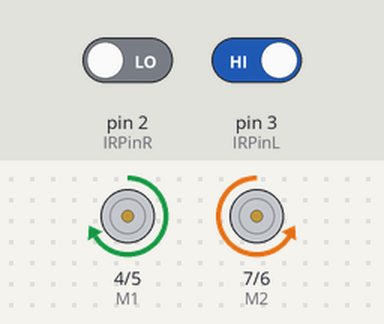
A sketch run on a simulated Arduino Uno, built with avr-gcc and run on an emulated ATmega328P. Shown: direction and speed pins drawn as motors (green arrow = direction pin HIGH = forward, orange = LOW = backward, longer = more drive). Inputs (shaded band) come from the test bench; at power-on: pin 3 (IRPinL) HIGH, pin 2 (IRPinR) LOW.

Above: at 1.2 s.
1.3 s: pin 3 (IRPinL) driven LOW
At 1.9 s:
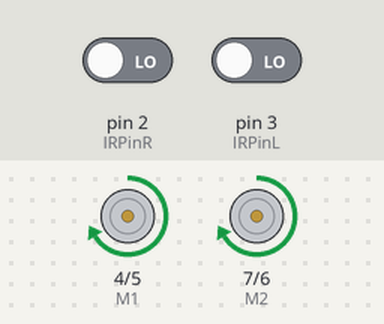
4.3 s: pin 3 (IRPinL) driven HIGH
At 5.1 s:
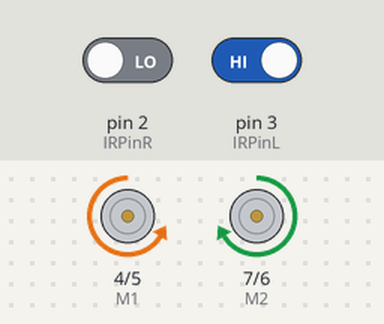
6.8 s: pin 2 (IRPinR) driven HIGH
At 7.3 s:
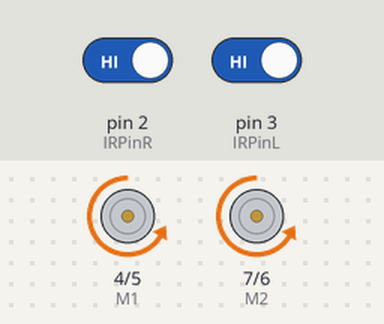
8.3 s: pin 2 (IRPinR) driven LOW
At 9.6 s:
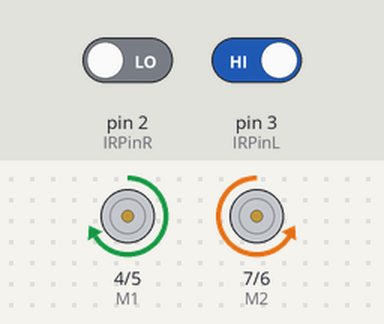
Timing chart, 0 to 10.8 s (numbered marks = the images above; inputs shaded):
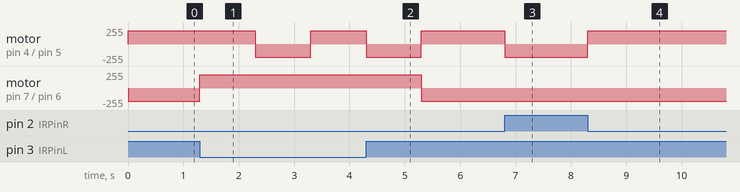

Measured:
- after the input at 1.3 s, motor on pin 4 (M1) / pin 5 (E1): forward 200/255 → backward 200/255 after 1.0 s, → forward 200/255 1.0 s later; motor on pin 7 (M2) / pin 6 (E2): backward 200/255 → forward 200/255 at once
- after the input at 4.3 s, motor on pin 4 (M1) / pin 5 (E1): goes on until 5.3 s, then stays forward 200/255; motor on pin 7 (M2) / pin 6 (E2): forward 200/255 → backward 200/255 after 1.0 s
- after the input at 6.8 s, motor on pin 4 (M1) / pin 5 (E1): forward 200/255 → backward 200/255 at once
- after the input at 8.3 s, motor on pin 4 (M1) / pin 5 (E1): backward 200/255 → forward 200/255 at once

The sketch:

RobotFreeRide.ino
```cpp
//Arduino PWM Speed Control：
int E1 = 5;
int M1 = 4;
int E2 = 6;
int M2 = 7;
const int IRPinC = 8;//Connect the signal pin to the digital pin 4
const int IRPinR = 2;//Connect the signal pin to the digital pin 4
const int IRPinL = 3;//Connect the signal pin to the digital pin 4
void setup()
{
  pinMode(M1, OUTPUT);
  pinMode(M2, OUTPUT);
  pinMode(IRPinC, INPUT);
  pinMode(IRPinR, INPUT);
  pinMode(IRPinL, INPUT);
  analogWrite(E1, 150);   //PWM Speed Control
  analogWrite(E2, 150);   //PWM Speed Control
}

void loop()
{
  if(digitalRead(IRPinL) == LOW && digitalRead(IRPinR) == HIGH){
    digitalWrite(M1,LOW);
    digitalWrite(M2, HIGH);
    analogWrite(E1, 200);   //PLL Speed Control
    analogWrite(E2, 200);   //PLL Speed Control
  }
  else if(digitalRead(IRPinL) == HIGH && digitalRead(IRPinR) == LOW){
    digitalWrite(M1, HIGH);
    digitalWrite(M2, LOW);
    analogWrite(E1, 200);   //PLL Speed Control
    analogWrite(E2, 200);   //PLL Speed Control
  }
  else if (digitalRead(IRPinL) == LOW && digitalRead(IRPinR) == LOW){
    digitalWrite(M1,HIGH);
    digitalWrite(M2, HIGH);
    analogWrite(E1, 200);   //PLL Speed Control
    analogWrite(E2, 200);   //PLL Speed Control
    delay(1000);
    digitalWrite(M1,LOW);
    digitalWrite(M2, HIGH);
    analogWrite(E1, 200);   //PLL Speed Control
    analogWrite(E2, 200);   //PLL Speed Control
    delay(1000);
  }
  else if(digitalRead(IRPinR) == HIGH && digitalRead(IRPinL) == HIGH){
    digitalWrite(M1,LOW);
    digitalWrite(M2, LOW);
    analogWrite(E1, 200);
    analogWrite(E2, 200);
  }
}
```
